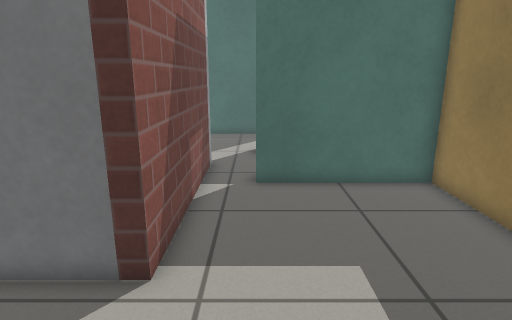
View 1 (above)

16 first-person views from a walk through a Gazebo world. The camera is 0.94 m above the floor, tilts 14° down and sees 75° across. The floor is counted in squares, 0.25 m on a side. Each view is taken from the middle of a square. On the plan, view 1 faces up. The plan holds only what a view shows up to about 20 squares ahead; the rest is blank. The place goes on beyond the plan. Gazebo's built-in surfaces are drawn with simple patterns.

View 2
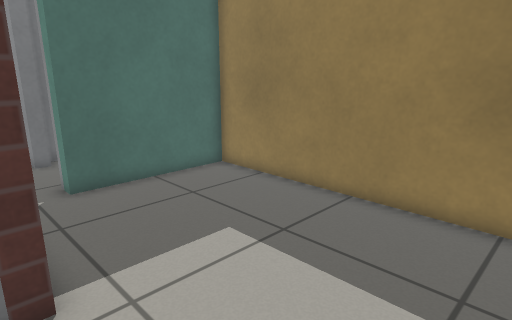

View 3
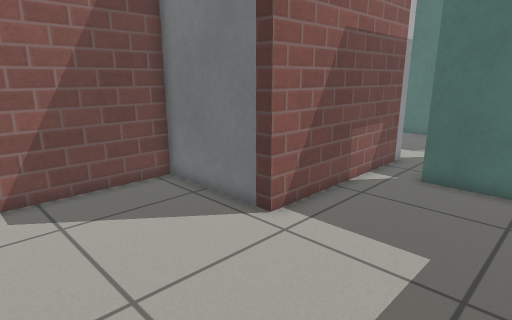

View 4
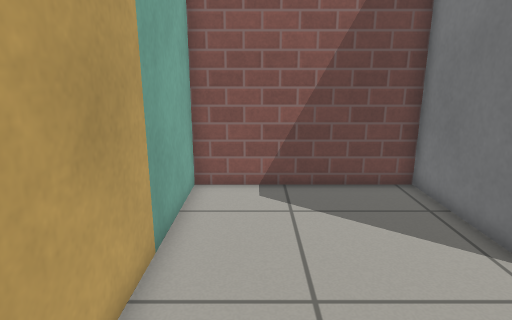

View 5
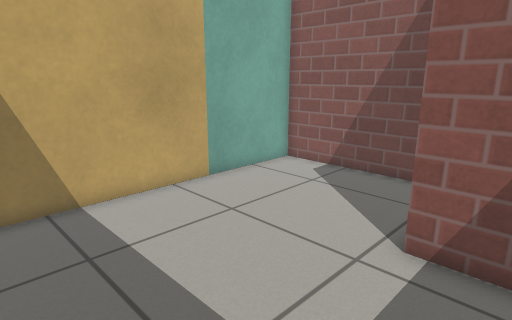

View 6
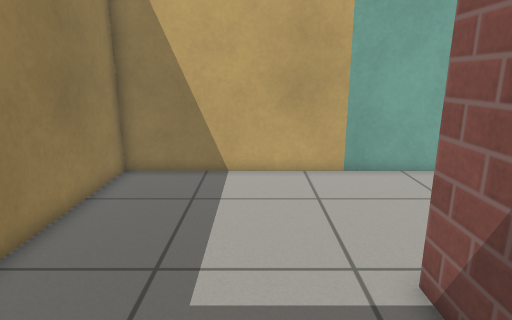

View 7
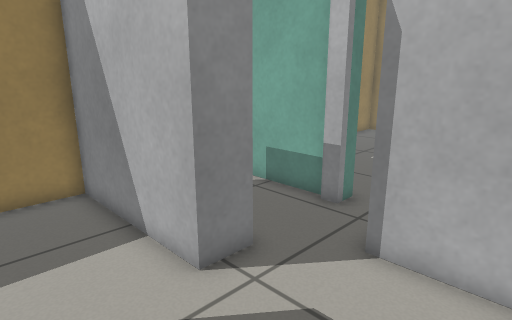

View 8
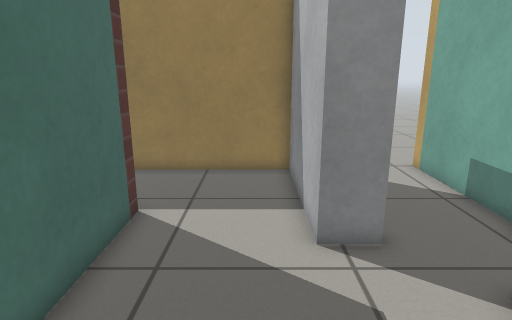

View 9
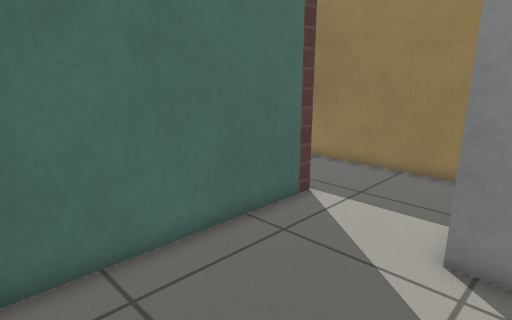

View 10
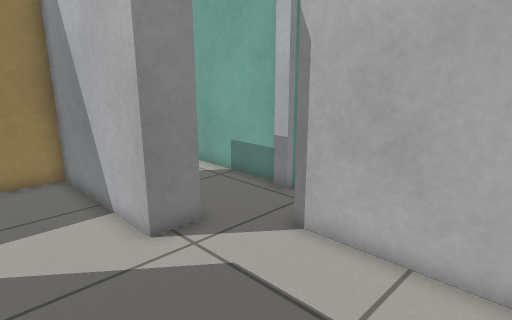

View 11
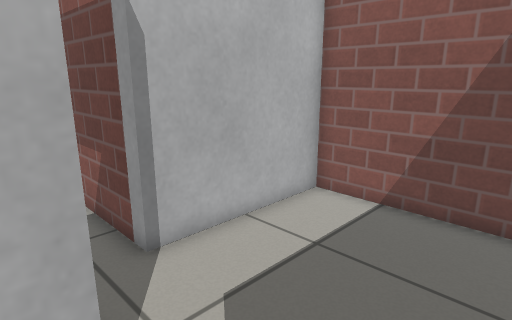

View 12
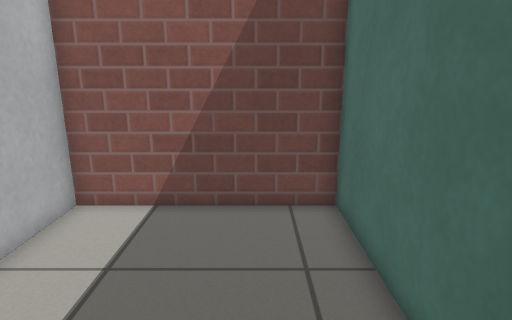

View 13
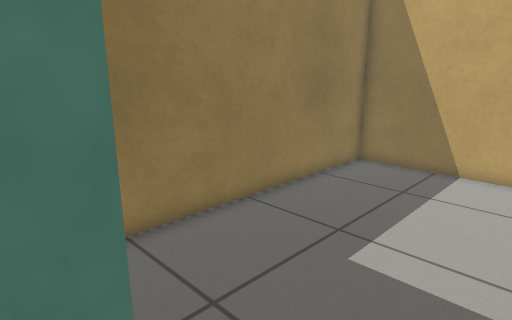

View 14
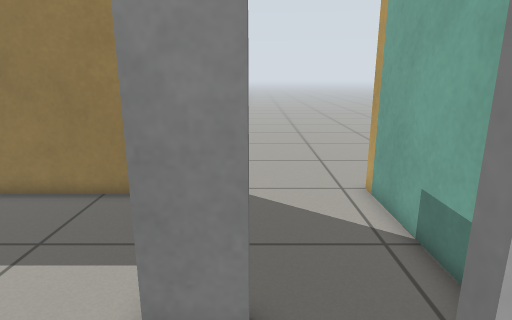

View 15
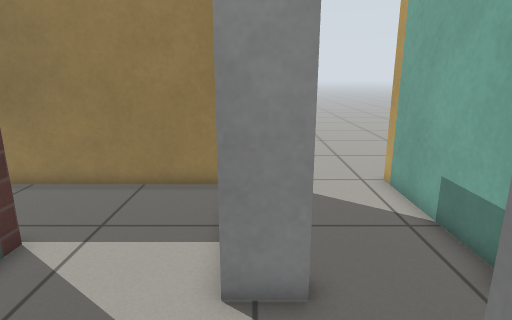

View 16
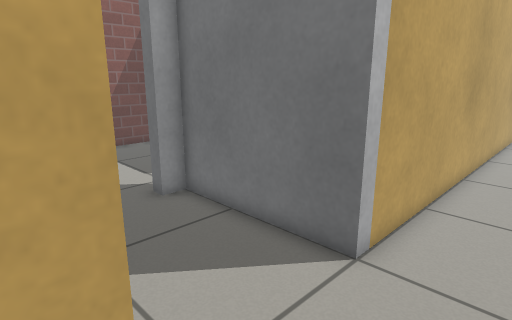

### Floor plan
Points are (right, up) in squares from view 1. A wall is a line through its corners. A room is listed if a view was taken in it or the views show most of it. See-through windows are left out.
Room 1 (views 1, 2, 3, 4, 5, 6, 13)
walls: (-2, 14.6) (-2, 5.6) (-7.4, 5.6) (-7.4, -2.2) (6.4, -2.2) (6.4, 11.6) (0, 11.6) (0, 12.5)
ways out: opening at (-1, 16) to room 2; open door at (0, 14.5) to room 3
Room 2 (views 7, 8, 9, 10, 11, 12, 14, 15)
walls: (2.1, 22.4) (-8.4, 22.4) (-8.4, 14.6) (-2, 14.6); (0, 16.1) (0, 17.6) (6.4, 17.6) (6.4, 25.9)
ways out: opening at (-1, 16) to room 1
Room 3 (view 16)
walls: (0.8, 12.2) (7, 12.2); (7, 34.9) (7, 17) (0.6, 17) (0.6, 16.1)
low walls: (7, 12.2) (7, 11.1)
ways out: open door at (0, 14.5) to room 1

Where each view was taken, in squares from view 1:
view 1: 0 up, 0 right, facing up
view 2: 0 up, 3 left, facing up-right
view 3: 1 down, 4 right, facing up-left
view 4: 0 up, 4 right, facing left
view 5: 8 up, 5 right, facing down-left
view 6: 11 up, 1 right, facing down
view 7: 21 up, 5 left, facing down-right
view 8: 19 up, 7 left, facing right
view 9: 16 up, 7 left, facing up-right
view 10: 21 up, 7 left, facing down-right
view 11: 21 up, 1 right, facing down-left
view 12: 20 up, 1 right, facing left
view 13: 12 up, 1 left, facing down-right
view 14: 16 up, 4 left, facing right
view 15: 17 up, 5 left, facing right
view 16: 11 up, 10 right, facing up-left
